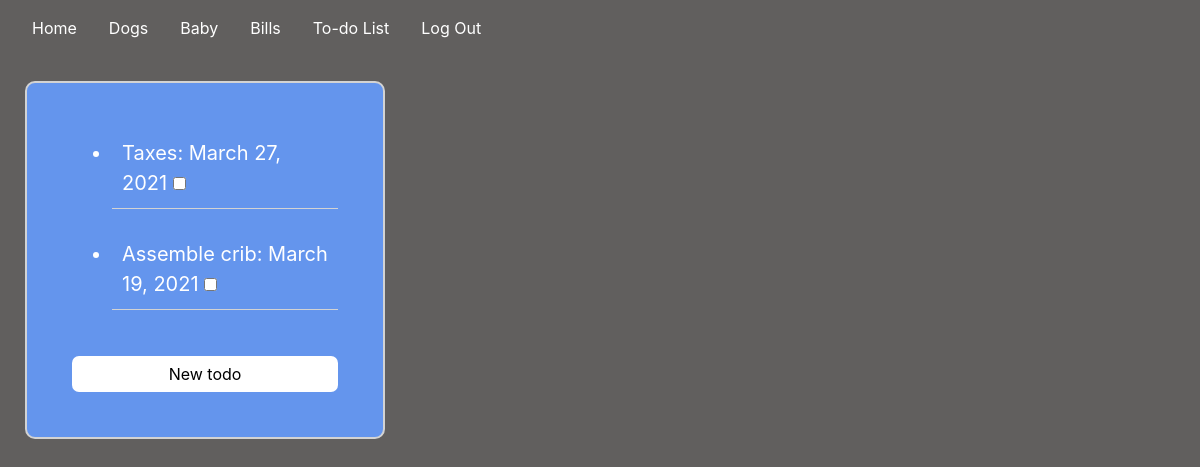
Before: /todo (signed in) with the older database file.
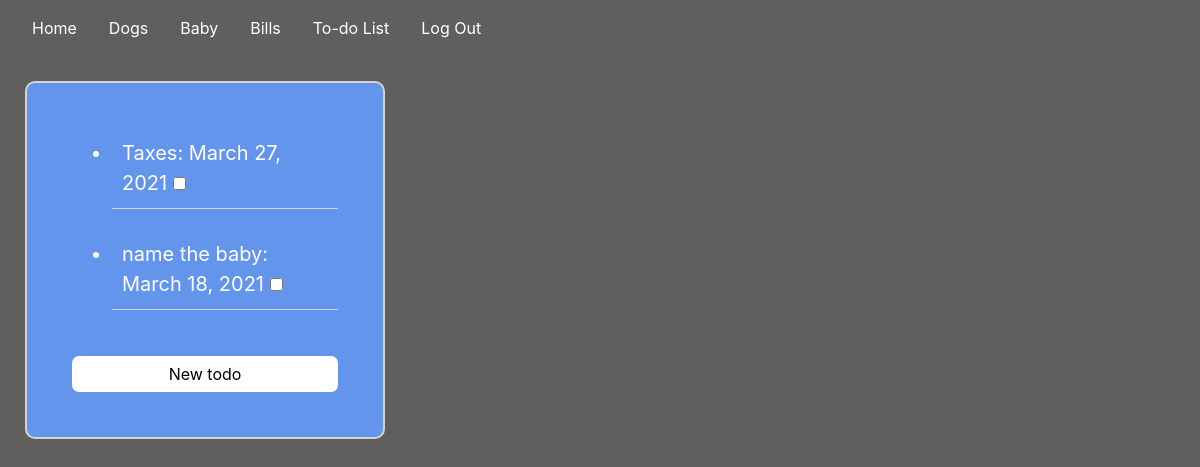
After: the same page with the newer database file.
### housemanager/models.py (models this page shows)
class Todo(models.Model):
    todo = models.CharField(max_length = 200)
    done = models.BooleanField(default=False)
    todo_date = models.DateField(default=datetime.now, blank=True)
    todo_cat = models.CharField(max_length=200, blank = True)
    def __str__(self):
        return f"{self.todo}"

### housemanager/views.py (the view)
# urls.py: path("todo", views.todo, name="todo"),
@login_required(login_url="/login")
def todo(request):
    todolist = Todo.objects.filter(done=False)
    print(todolist)
    return render(request, "housemanager/todo.html", {
        "todo": todolist
    })

### housemanager/templates/housemanager/todo.html (shortened to what this page needs)
{% extends "housemanager/layout.html" %}
{% load static %}
{% block body %}
    <div id="todolist">
        <ul id="ullist">
            {% for todo in todo%}
            <li data-id={{todo.id}} id="listitem" class="listitem">
                    {{todo.todo}}:
                    {{todo.todo_date}}
                    <input data-id={{todo.id}} type="checkbox" class="todo-done" id="todo-done">
            </li>
            {% endfor%}
        </ul>
        <button class="btn btn-primary" id="create-todo">
            New todo
        </button>
    </div>
{% endblock %}

Changed rows visible on the page:
no longer on this page (row edited): Todo: todo "Assemble crib", todo_date "March 19, 2021"
added Todo: todo "name the baby", todo_date "March 18, 2021"
